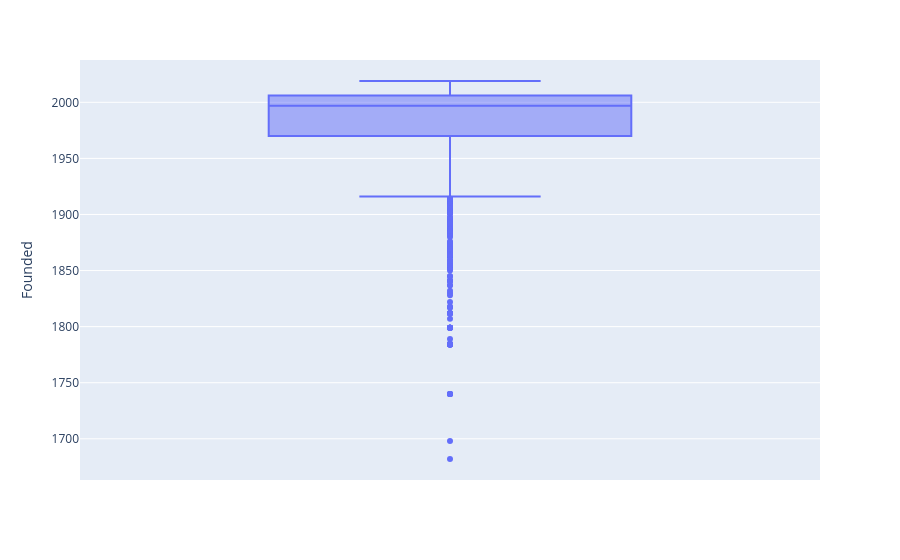

Here is the notebook cell this chart was saved with:
### Code cell
px.box(df, y= 'Founded')

### Figure 1 — Plotly figure (JSON) as saved in the notebook; plotly's stock layout.template omitted (floating-point values rounded to 4 significant figures; data arrays with more than 128 entries replaced by an {"elided": "..."} marker saying what was removed)
{"data": [{"alignmentgroup": "True", "hovertemplate": "Founded=%{y}<extra></extra>", "legendgroup": "", "marker": {"color": "#636efa"}, "name": "", "notched": false, "offsetgroup": "", "orientation": "v", "showlegend": false, "type": "box", "x0": " ", "xaxis": "x", "y": {"elided": "2251 int values"}, "y0": " ", "yaxis": "y"}], "layout": {"boxmode": "group", "legend": {"tracegroupgap": 0}, "margin": {"t": 60}, "xaxis": {"anchor": "y", "domain": [0, 1]}, "yaxis": {"anchor": "x", "domain": [0, 1], "title": {"text": "Founded"}}}}
